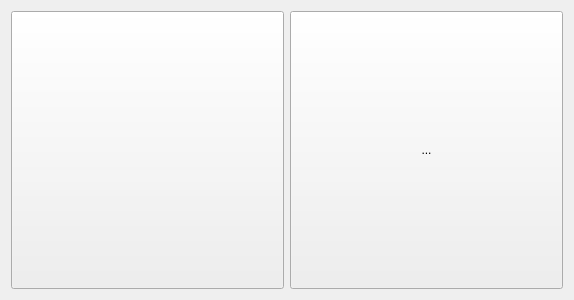
<?xml version="1.0" encoding="UTF-8"?>
<ui version="4.0">
 <class>Logi</class>
 <widget class="QDialog" name="Logi">
  <property name="geometry">
   <rect>
    <x>0</x>
    <y>0</y>
    <width>574</width>
    <height>300</height>
   </rect>
  </property>
  <property name="windowTitle">
   <string>Dialog</string>
  </property>
  <layout class="QHBoxLayout" name="horizontalLayout">
   <item>
    <widget class="QToolButton" name="toolButton">
     <property name="sizePolicy">
      <sizepolicy hsizetype="Expanding" vsizetype="Expanding">
       <horstretch>0</horstretch>
       <verstretch>0</verstretch>
      </sizepolicy>
     </property>
     <property name="text">
      <string/>
     </property>
     <property name="icon">
      <iconset resource="dogs.qrc">
       <normaloff>:/dog/img/339ff48a641a4cf1d93211535e39a547.jpg</normaloff>:/dog/img/339ff48a641a4cf1d93211535e39a547.jpg</iconset>
     </property>
     <property name="iconSize">
      <size>
       <width>260</width>
       <height>260</height>
      </size>
     </property>
    </widget>
   </item>
   <item>
    <widget class="QToolButton" name="toolButton_2">
     <property name="sizePolicy">
      <sizepolicy hsizetype="Expanding" vsizetype="Expanding">
       <horstretch>0</horstretch>
       <verstretch>0</verstretch>
      </sizepolicy>
     </property>
     <property name="text">
      <string>...</string>
     </property>
     <property name="icon">
      <iconset resource="dogs.qrc">
       <normaloff>:/dog/img/5969c9f1f7378117fab4f533873f16bc.jpg</normaloff>:/dog/img/5969c9f1f7378117fab4f533873f16bc.jpg</iconset>
     </property>
     <property name="iconSize">
      <size>
       <width>260</width>
       <height>260</height>
      </size>
     </property>
    </widget>
   </item>
  </layout>
 </widget>
 <resources>
  <include location="dogs.qrc"/>
 </resources>
 <connections/>
</ui>
